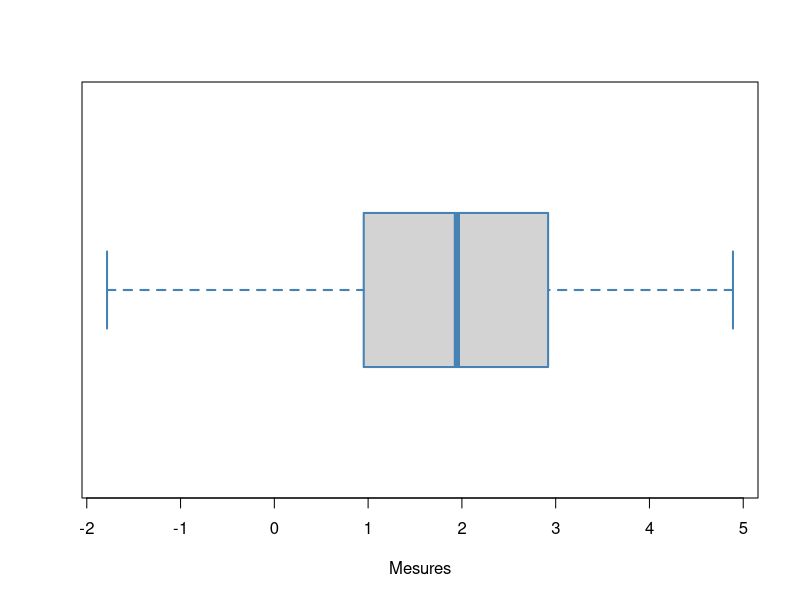
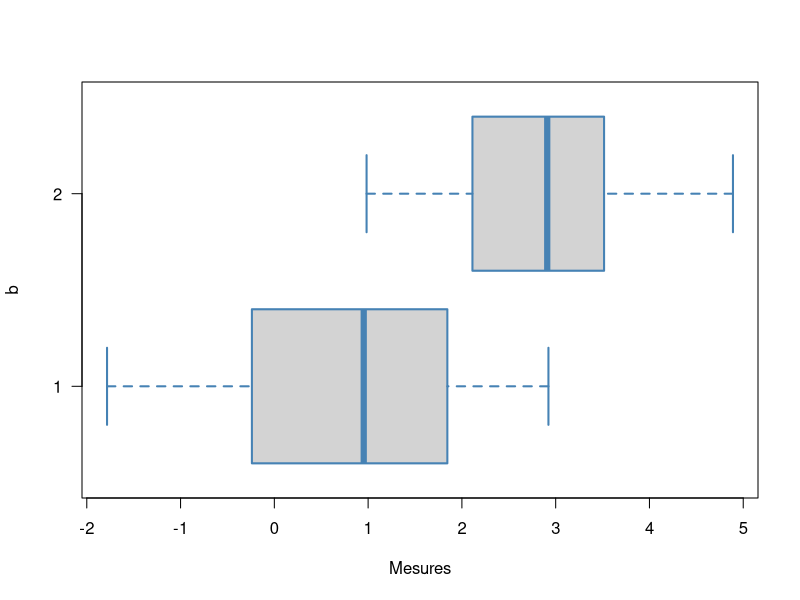
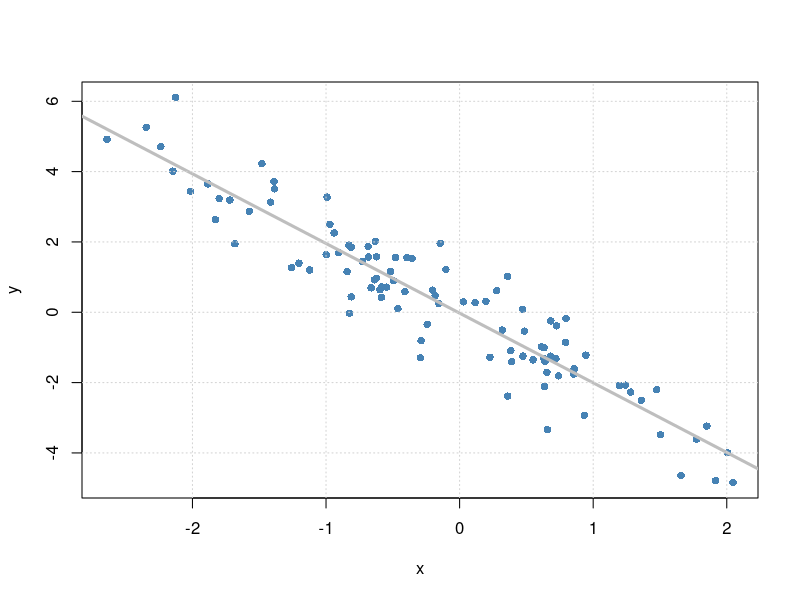

Reproduce these figures in R, in order.
## ---- chunk 1
require(knitr)
hook_source_def = knit_hooks$get('source')
knit_hooks$set(source = function(x, options){
  if (!is.null(options$verbatim) && options$verbatim){
    opts = gsub(",\\s*verbatim\\s*=\\s*TRUE\\s*", "", options$params.src)
    bef = sprintf('\n\n    ```{r %s}\n', opts, "\n")
    stringr::str_c(bef, paste(knitr:::indent_block(x, "    "), collapse = '\n'), "\n    ```\n")
  } else {
     hook_source_def(x, options)
  }
})
## ---- chunk 2
x <- rnorm(100)
mean(x)
var(x)
## ---- chunk 3
X <- data.frame(a=c(rnorm(50,1),rnorm(50,3)), b=factor(rep(1:2,e=50)))
boxplot(X$a, border = "steelblue", lwd=2, horizontal=TRUE, xlab="Mesures")
## ---- chunk 4
boxplot(a ~ b, data = X, border = "steelblue", lwd=2, horizontal=TRUE, las=1, xlab="Mesures")
## ---- chunk 5
x <- rnorm(100)
y <- -2*x + 0.8*rnorm(100)
plot(x, y, col="steelblue", pch=16)
abline(lm(y~x), col="grey", lwd=3)
grid()
## ---- chunk 6
x <- rnorm(100)
mean(x)
